Frame 1 (no input): blank canvas, image omitted
Frame 60 (the mouse pressed at the canvas centre just before this capture): blank canvas, image omitted
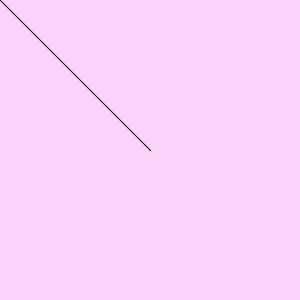
Frame 120 (the mouse held since frame 60 and released just before this capture)

The Processing sketch whose frames 1 and 60 were blank and that drew this single picture after the mouse press (run headless with seeded random() and noise(); from frame 60 on, the mouse is pressed at the canvas centre):

// Processing sketch: week16_painter
// ── week16_painter.pde
void setup(){
  size(300,300);
  background(#FCD4FA);
}
void draw(){
  //rect(mouseX,mouseY, 100,100);
  if(mousePressed){
    line(mouseX, mouseY, pmouseX,pmouseY);
  }
}
void keyPressed(){
  if( key == '1')stroke(225,0,0);
  if( key == '2')stroke(0,225,0);
}
  
